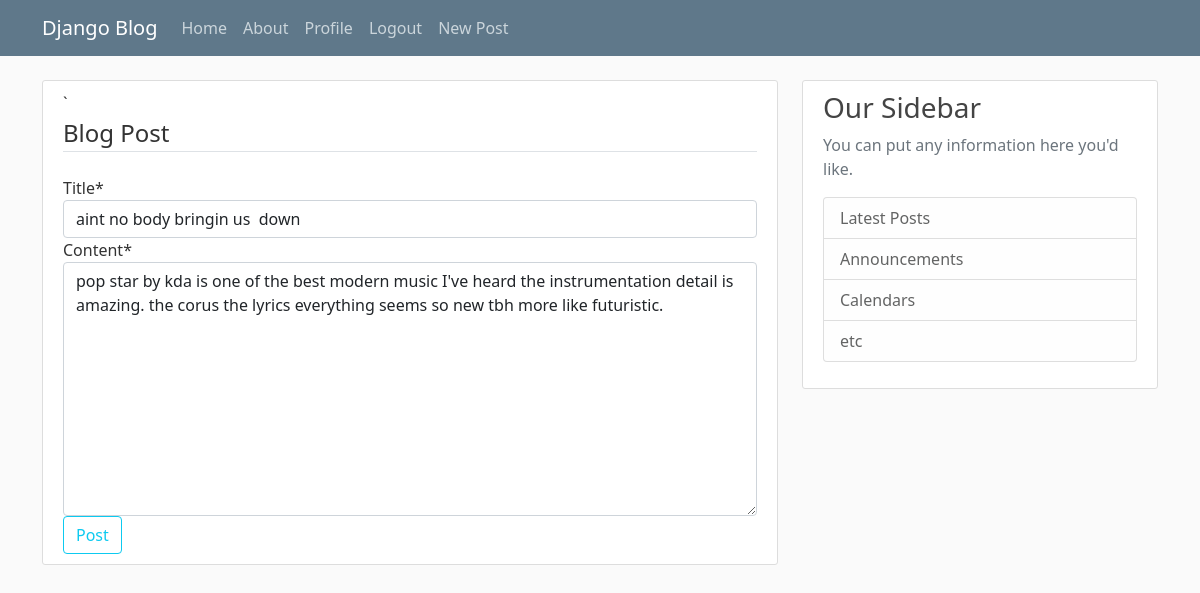
/post/29/update/ (signed in), run on the app's committed database.
### blog/models.py (models this page shows, shortened)
class Post(models.Model):
    title = models.CharField(max_length=100)
    content = models.TextField()  # unlimited text filed ofc
    date_posted = models.DateTimeField(default=timezone.now)
    author = models.ForeignKey(User, on_delete=models.CASCADE)

### blog/views.py (the view, shortened to what this page needs)
# urls.py: path('post/<int:pk>/update/', PostUpdateView.as_view(), name='post-update'),
class PostUpdateView(LoginRequiredMixin, UserPassesTestMixin, UpdateView):
    model = Post
    fields = ['title', 'content']
    def test_func(self):
        post = self.get_object()
        if self.request.user == post.author:
            return True
        return False

### blog/templates/blog/post_form.html (shortened to what this page needs)
{% extends "blog/base.html" %}
{% load crispy_forms_tags %}
{% block content %}
<div class='content-section'>
    <form method='POST'>`
        <fieldset class='form-group'>
            <legend class='border-bottom mb-4'>
                Blog Post
            </legend>
            {{ form|crispy }}
        </fieldset>
        <div class='form-group'>
            <button class='btn btn-outline-info' type='submit'>Post</button>
        </div>
    </form>
</div>
{% endblock content %}

### blog/static/blog/main.css (style rules this page uses)
body { background: #fafafa; color: #333333; margin-top: 5rem; }
.content-section { background: #ffffff; padding: 10px 20px; border: 1px solid #dddddd; border-radius: 3px; margin-bottom: 20px; }

### data on the page
Post: title "aint no body bringin us down", content "pop star by kda is one of the best modern music I've heard the instrumentation detail is amazing. the corus the lyrics everything seems so new tbh more like futuristic."
